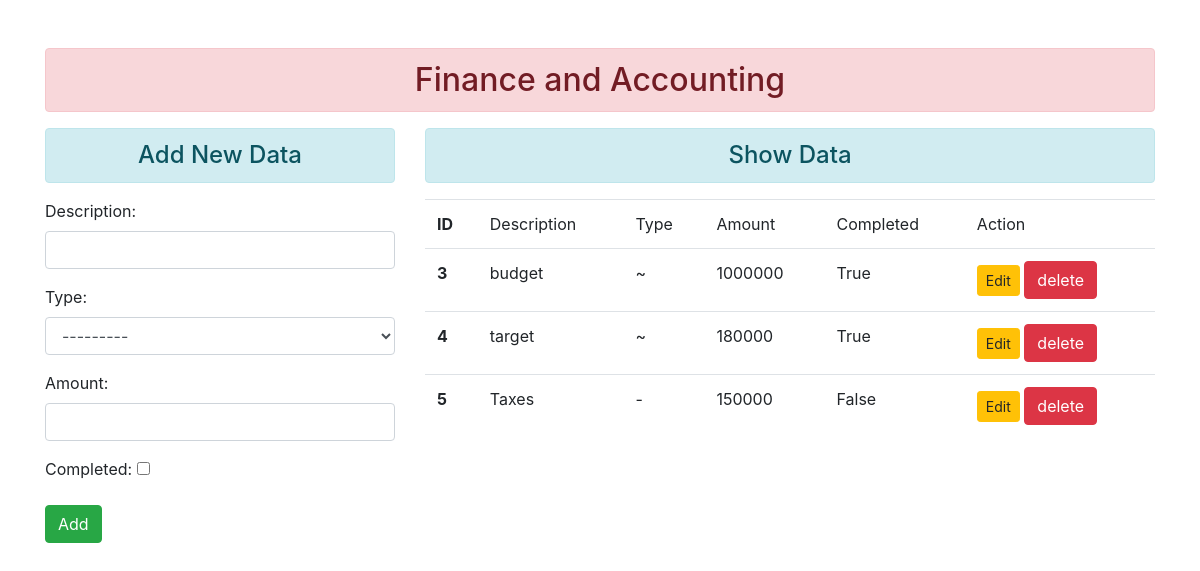
Page /addAndShow/ on the earlier database version.
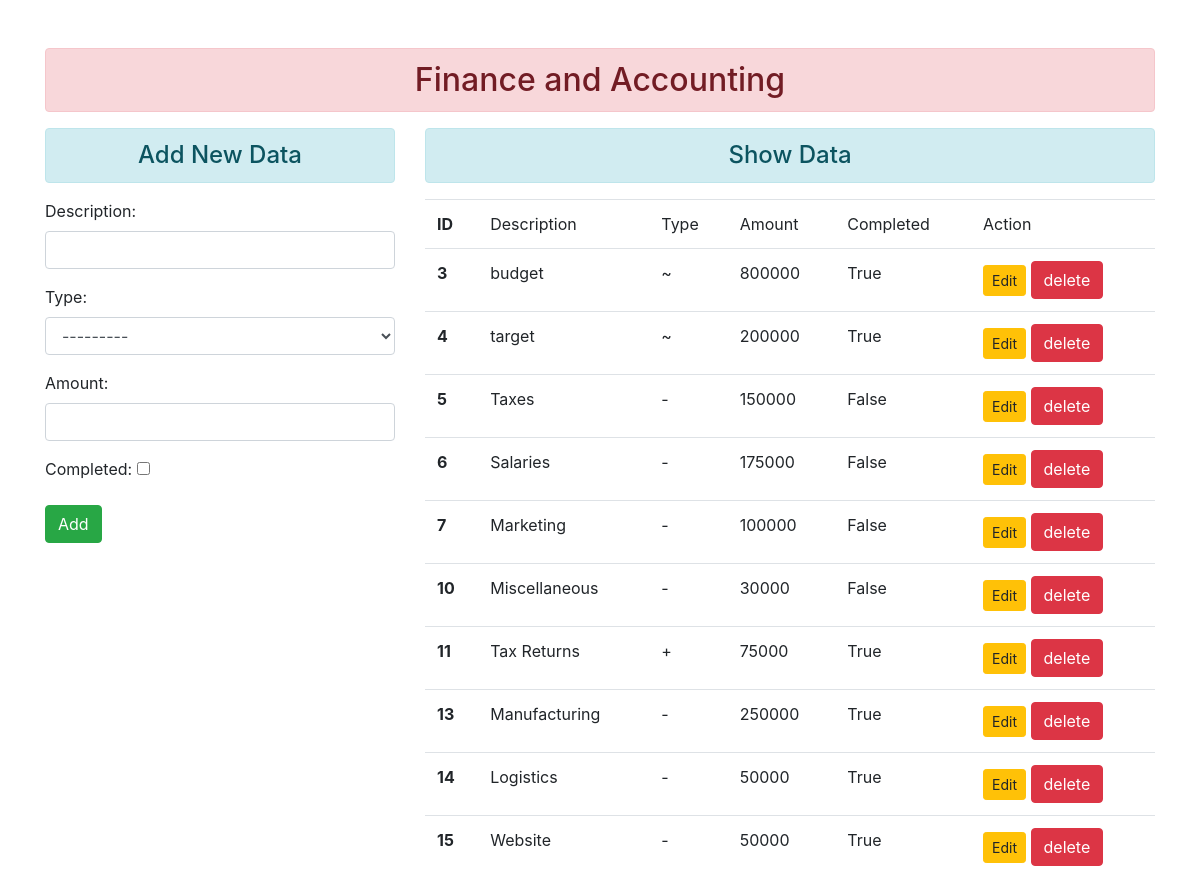
Same page on the later database version.
### cycleStoreApp/models.py (models this page shows)
class Finances(models.Model):
    id              = models.AutoField(primary_key=True)
    description     = models.CharField(max_length=50)
    amount          = models.IntegerField()
    type            = models.CharField(max_length=1,choices=FINANCE)
    completed       = models.BooleanField(default=False)

### cycleStoreApp/views.py (the view)
# urls.py: path('addAndShow/',views.add_show,name='addandshow'),
def add_show(request):
    if request.method=='POST':
        fm=FinanceForm(request.POST)
        if fm.is_valid():
            nd=fm.cleaned_data['description']
            nt=fm.cleaned_data['type']
            na=fm.cleaned_data['amount']
            nc=fm.cleaned_data['completed']
            reg=Finances(description=nd,type=nt,amount=na,completed=nc)
            reg.save()
    else:
        fm=FinanceForm()
    fin=Finances.objects.all()
    return render(request,'finance/addandshow.html',{'form':fm,'fin':fin})

### cycleStoreApp/forms.py
class FinanceForm(forms.ModelForm):
    class Meta:
        model=Finances
        fields=['id','description','type','amount','completed']
        widgets={
            'description':forms.TextInput(attrs={'class':'form-control'}),
            'type':forms.Select(attrs={'class':'form-control'}),
            'amount':forms.NumberInput(attrs={'class':'form-control'}),
        }

### templates/finance/addandshow.html (shortened to what this page needs)
{% extends 'finance/base.html' %}
{% block content %}
<div class="row">
    <div class="col-sm-4">
<h4 class="text-center alert alert-info">Add New Data</h4>
<form action="" method="POST">
    {{form.as_p}}
    <input type="submit" class="btn btn-success" value="Add">
</form>
</div>
<div class="col-sm-8">
    <h4 class="text-center alert alert-info">Show Data</h4>
    {% if fin %}
    <table class="table table-hover">
        <thead>
            <tbody>
                <tr>
                    <th scope="row">ID</th>
                    <td>Description</td>
                    <td>Type</td>
                    <td>Amount</td>
                    <td>Completed</td>
                    <td>Action</td>
                </tr>
                {% for f in fin %}
            <tr>
                <th scope="row">{{f.id}}</th>
                <td>{{f.description}}</td>
                <td>{{f.type}}</td>
                <td>{{f.amount}}</td>
                <td>{{f.completed}}</td>
                <td>
                    <a href="{% url 'updatedata' f.id%}" class="btn btn-warning btn-sm">Edit</a>
                    <form action="{% url 'deletedata' f.id %}" method="POST" class="d-inline">
                        <input type="submit" class="btn btn-danger" value="delete">
                    </form>
                </td>
            </tr>
            {% endfor %}
        </tbody>
        </thead>
      </table>
    {% else %}
    <h4 class="text-center alert alert-warning">No Records</h4>
    {% endif %}
</div>
{% endblock content %}

### templates/finance/base.html (shortened to what this page needs)
<!DOCTYPE html>
{% load static %}
<html lang="en">
  <head>
    <link rel="stylesheet" href="{% static 'css/bootstrap.css' %}">
  </head>
  <body>
    <div class="container mt-5">
        <h2 class="text-center alert alert-danger">Finance and Accounting</h2>
        {% block content %} {% endblock content %}
    </div>
  </body>
</html>

Differences in the rows shown:
changed Finances "budget": amount "1000000" → "800000"
changed Finances "target": amount "180000" → "200000"
added Finances: id "6", description "Salaries", type "-", amount "175000", completed "False"
added Finances: id "7", description "Marketing", type "-", amount "100000", completed "False"
added Finances: id "10", description "Miscellaneous", type "-", amount "30000", completed "False"
added Finances: id "11", description "Tax Returns", type "+", amount "75000", completed "True"
added Finances: id "13", description "Manufacturing", type "-", amount "250000", completed "True"
added Finances: id "14", description "Logistics", type "-", amount "50000", completed "True"
added Finances: id "15", description "Website", type "-", amount "50000", completed "True"
